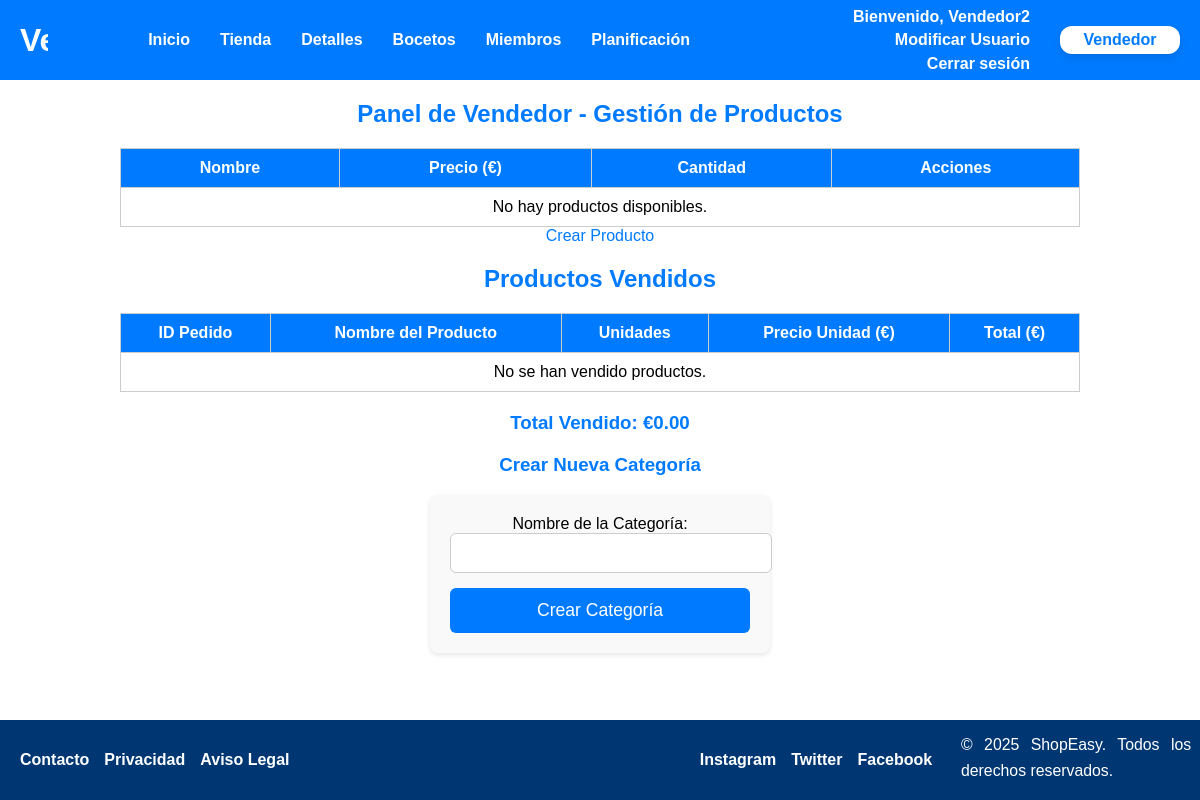
The app's page /vendedor.php (signed in), older data.
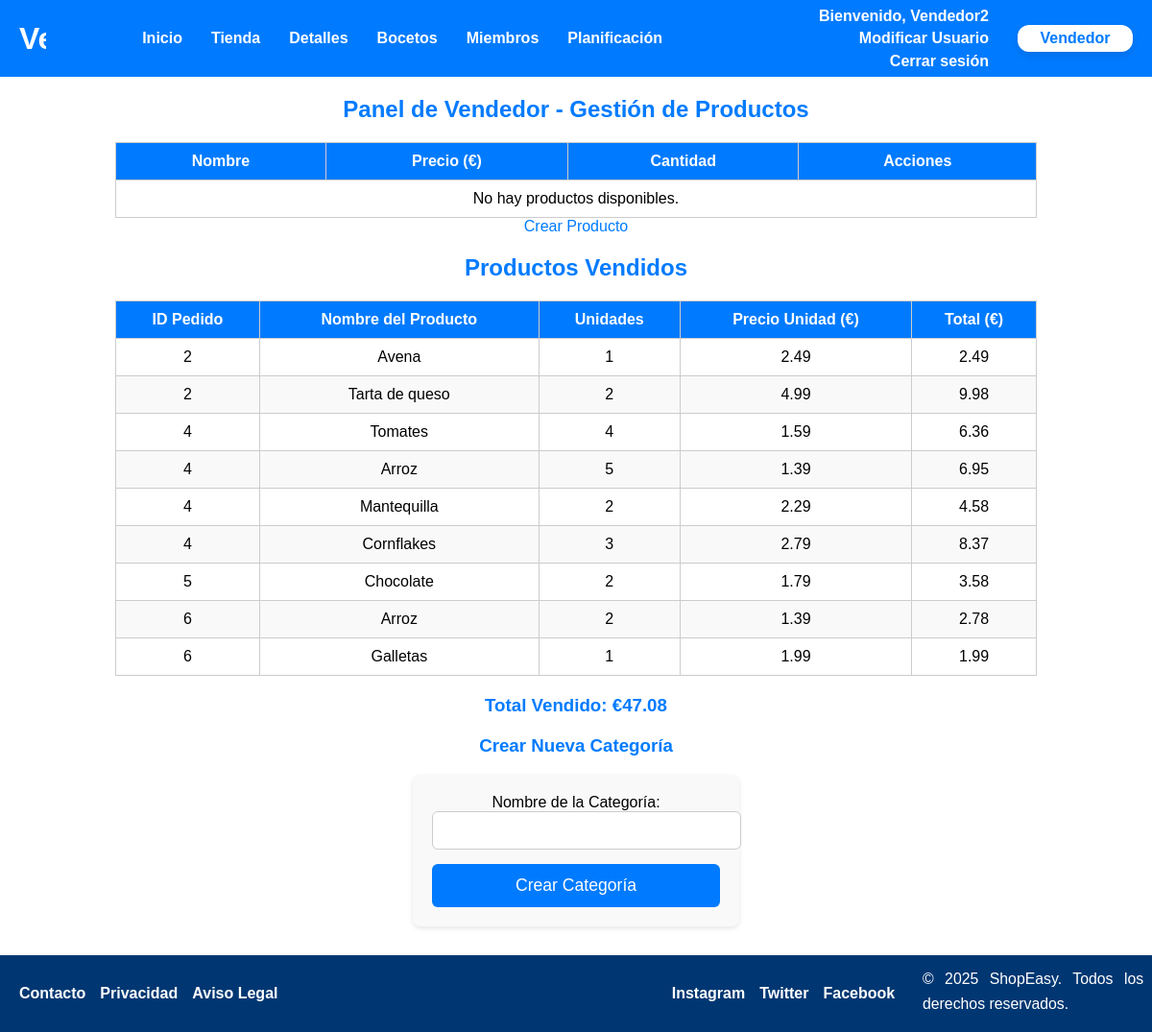
The same page, newer data.
### tables this page shows
CREATE TABLE `detalles_pedido` (
  `id_pedido` int(10) NOT NULL,
  `id_producto` int(10) NOT NULL,
  `cantidad` int(5) NOT NULL,
  `precio_unidad` decimal(10,2) NOT NULL,
  `nombre` varchar(25) NOT NULL,
  `id_vendedor` int(10) NOT NULL
);

### includes/controladores/vendedorController.php (called while the page is built, shortened)
<?php
require_once RUTA_INCLUDES . 'producto.php';
require_once RUTA_INCLUDES . 'detallespedido.php';
class VendedorController {
    private $id_vendedor;
    private $detallespedido;
    public function __construct($id_vendedor = null) {
        global $conn;
        $this->detallespedido = new DetallesPedido($conn);
        if ($id_vendedor === null && isset($_SESSION['id_usuario'])) {
            $this->id_vendedor = $_SESSION['id_usuario'];
        } else {
            $this->id_vendedor = $id_vendedor;
        }
    }
    public function obtenerProductosVendidos() {
        return $this->detallespedido->obtenerProductosVendidosPorVendedor($this->id_vendedor);
    }
}
?>

### includes/detallespedido.php (called while the page is built, shortened)
<?php
class DetallesPedido {
    private $conn;
    public function __construct($conn, $data = null) {
        $this->conn = $conn;
    }
    public function obtenerProductosVendidosPorVendedor($id_vendedor) {
        $query = "SELECT dp.id_pedido, dp.nombre, dp.cantidad, dp.precio_unidad
                  FROM detalles_pedido dp
                  WHERE dp.id_vendedor = ?";
        $stmt = $this->conn->prepare($query);
        $stmt->bind_param("i", $id_vendedor);
        $stmt->execute();
        $result = $stmt->get_result();
        $productosVendidos = [];
        while ($row = $result->fetch_assoc()) {
            $productosVendidos[] = $row;
        }
        return $productosVendidos;
    }
}
?>

### vendedor.php (the view, shortened to what this page needs)
<?php
$tituloPagina = 'Vendedor';
require RUTA_VISTAS . 'plantillas/plantilla2.php';
require_once RUTA_INCLUDES . 'formularioeliminarstock.php';
require_once RUTA_INCLUDES . 'controladores/vendedorController.php';
require_once RUTA_INCLUDES . 'formularionuevacategoria.php';
$form = new formularioNuevaCategoria();
$htmlFormNuevaCategoria = $form->gestiona();
$vendedorController = new VendedorController();
$productosVendidos = $vendedorController->obtenerProductosVendidos();
$totalVendido = 0;
?>
<main>
    <h2>Panel de Vendedor - Gestión de Productos</h2>
    <table>
        <thead>
            <tr>
                <th>Nombre</th>
                <th>Precio (€)</th>
                <th>Cantidad</th>
                <th>Acciones</th>
            </tr>
        </thead>
        <tbody>
            <?php if (!empty($productos)): ?>
                <?php foreach ($productos as $producto): ?>
                    <tr>
                        <td><?= ucfirst(htmlspecialchars($producto->getNombre())) ?></td>
                        <td><?= number_format($producto->getPrecio(), 2) ?></td>
                        <td><?= (int)$producto->getStock() ?></td>
                        <td>
                            <?php
                            $form = new formularioanadirstock($producto->getIdProducto());
                            $htmlFormAnadirStock = $form->gestiona();
                            $form2 = new formularioeliminarstock($producto->getIdProducto());
                            $htmlFormEliminarStock = $form2->gestiona();
                            ?>
                            <?= $htmlFormAnadirStock ?>
                            <?= $htmlFormEliminarStock ?>
                            <a href="controller.php?controller=vendedor&action=eliminarProducto&id=<?php echo $producto->getIdProducto(); ?>" class="btn">Eliminar Producto</a>
                            <a href="controller.php?controller=vendedor&action=modificarProducto&id=<?php echo $producto->getIdProducto(); ?>" class="btn">Modificar Producto</a>
                        </td>
                    </tr>
                <?php endforeach; ?>
            <?php else: ?>
                <tr>
                    <td colspan="4">No hay productos disponibles.</td>
                </tr>
            <?php endif; ?>
        </tbody>
    </table>
    <a href="<?= RUTA_APP . 'crearProducto.php' ?>" class="btn">Crear Producto</a>
    <h2>Productos Vendidos</h2>
    <table>
        <thead>
            <tr>
                <th>ID Pedido</th>
                <th>Nombre del Producto</th>
                <th>Unidades</th>
                <th>Precio Unidad (€)</th>
                <th>Total (€)</th>
            </tr>
        </thead>
        <tbody>
            <?php if (!empty($productosVendidos)): ?>
                <?php foreach ($productosVendidos as $producto): ?>
                    <tr>
                        <td><?= htmlspecialchars($producto['id_pedido']) ?></td>
                        <td><?= ucfirst(htmlspecialchars($producto['nombre'])) ?></td>
                        <td><?= htmlspecialchars($producto['cantidad']) ?></td>
                        <td><?= number_format($producto['precio_unidad'], 2) ?></td>
                        <td>
                            <?php
                            $totalProducto = $producto['cantidad'] * $producto['precio_unidad'];
                            $totalVendido += $totalProducto;
                            echo number_format($totalProducto, 2);
                            ?>
                        </td>
                    </tr>
                <?php endforeach; ?>
            <?php else: ?>
                <tr>
                    <td colspan="5">No se han vendido productos.</td>
                </tr>
            <?php endif; ?>
        </tbody>
    </table>
    <h3>Total Vendido: €<?= number_format($totalVendido, 2) ?></h3>
    <h3>Crear Nueva Categoría</h3>
    <?= $htmlFormNuevaCategoria ?>
</main>

### includes/vistas/plantillas/plantilla2.php (shortened to what this page needs)
<!DOCTYPE html>
<html lang="es">
<head>
    <link rel="stylesheet" type="text/css" href="<?= URL_CSS . 'estilo2.css?v=4' ?>" />
</head>
<?php
require RUTA_VISTAS . 'comun/header.php';
require RUTA_VISTAS . 'comun/pie.php';
?>

### includes/vistas/comun/header.php (shortened to what this page needs)
<?php
$carrito_count = isset($_SESSION['carrito']) ? array_sum(array_column($_SESSION['carrito'], 'cantidad')) : 0;
?>
<html lang="es">
<head>
    <link rel="stylesheet" href="<?= URL_CSS . 'cssHeader.css?v=9' ?>">
</head>
<body>
<header>
    <h1> <?= ucfirst($tituloPagina); ?> </h1>
    <div class="header-container">
        <nav>
            <ul>
                <li><a href="<?= RUTA_APP . 'index.php' ?>">Inicio</a></li>
                <li><a href="<?= RUTA_APP . 'controller.php?controller=tienda&action=mostrarTienda' ?>">Tienda</a></li>
                <li><a href="<?= RUTA_APP . 'controller.php?controller=detalles&action=mostrarDetalles' ?>">Detalles</a></li>
                <li><a href="<?= RUTA_APP . 'controller.php?controller=bocetos&action=mostrarBocetos' ?>">Bocetos</a></li>
                <li><a href="<?= RUTA_APP . 'controller.php?controller=miembros&action=mostrarMiembros' ?>">Miembros</a></li>
                <li><a href="<?= RUTA_APP . 'controller.php?controller=planificacion&action=mostrarPlanificacion' ?>">Planificación</a></li>
            </ul>
        </nav>
        <div class="right-section">
            <div id="login-container">
                <?php if (isset($_SESSION['login'])) : ?>
                    <p>Bienvenido, <?= htmlspecialchars($_SESSION['nombre']); ?></p>
                    <p><a href="<?= RUTA_APP . 'modificarUsuario.php?id=' . $_SESSION['id_usuario'] ?>">Modificar Usuario</a></p>
                    <p><a href="<?= RUTA_APP . 'controller.php?controller=logout' ?>">Cerrar sesión</a></p>
                <?php else : ?>
                    <p><a href="<?= RUTA_APP . 'login.php' ?>">Iniciar sesión</a></p>
                <?php endif; ?>
            </div>
            <div id="carrito-container">
                <?php if (isset($_SESSION['login']) && $_SESSION['rol'] === 'vendedor'): ?>
                    <a href="<?= RUTA_APP . 'controller.php?controller=vendedor&action=mostrarVendedor' ?>" class="carrito-btn">Vendedor</a>
                <?php elseif (isset($_SESSION['login']) && $_SESSION['rol'] === 'administrador'): ?>
                    <a href="<?= RUTA_APP . 'controller.php?controller=admin&action=mostrarAdmin' ?>" class="carrito-btn">Administrador</a>
                <?php else: ?>
                    <a href="<?= RUTA_APP . 'carrito.php' ?>" class="carrito-btn">
                        🛒 Carrito <?php if ($carrito_count > 0) echo "($carrito_count)"; ?>
                    </a>
                <?php endif; ?>
            </div>
        </div>
    </div>
</header>

### includes/vistas/comun/pie.php
<footer id="footer">
<div class="footer-content">
        <nav>
            <ul>
                <li><a href="<?= RUTA_APP . 'contacto.php' ?>">Contacto</a></li>
                <li><a href="<?= RUTA_APP . 'privacidad.php' ?>">Privacidad</a></li>
                <li><a href="<?= RUTA_APP . 'aviso-legal.php' ?>">Aviso Legal</a></li>
            </ul>
        </nav>
        <div class="redes-sociales">
            <a href="https://instagram.com/ShopEasy" target="_blank">Instagram</a>
            <a href="https://twitter.com/ShopEasy" target="_blank">Twitter</a>
            <a href="https://facebook.com/ShopEasy" target="_blank">Facebook</a>
        </div>
    </div>
    <div class="copyright">
        <p>&copy; <?= date('Y') ?> ShopEasy. Todos los derechos reservados.</p>
    </div>
</footer>

### includes/formularionuevacategoria.php (shortened to what this page needs)
<?php
require_once RUTA_INCLUDES . 'formularios.php';
class formularioNuevaCategoria extends formularios
{
    protected function generaCamposFormulario(&$datos)
    {
        $nombre = $datos['nombre'] ?? '';
        $htmlErroresGlobales = self::generaListaErroresGlobales($this->errores);
        $erroresCampos = self::generaErroresCampos(['nombre'], $this->errores, 'span', ['class' => 'error']);
        $html = <<<EOF
        $htmlErroresGlobales
        <form method="POST" action="controller.php?controller=admin&action=crearCategoria" class="formulario-form">
            <div>
                <label for="nombre">Nombre de la Categoría:</label>
                <input id="nombre" type="text" name="nombre" value="$nombre" required />
                {$erroresCampos['nombre']}
            </div>
            <div>
                <button type="submit" class="btn">Crear Categoría</button>
            </div>
        </form>
        EOF;
        return $html;
    }
}

### includes/formularios.php (shortened to what this page needs)
<?php
abstract class formularios
{
    protected static function generaListaErroresGlobales($errores = array(), $classAtt = '')
    {
        $clavesErroresGlobales = array_filter(array_keys($errores), function ($elem) {
            return is_numeric($elem);
        });
        $numErrores = count($clavesErroresGlobales);
        if ($numErrores == 0) {
            return '';
        }
        $html = "<ul class=\"$classAtt\">";
        $html .= '</ul>';
        return $html;
    }
    protected static function createMensajeError($errores = [], $idError = '', $htmlElement = 'span', $atts = [])
    {
        if (!isset($errores[$idError])) {
            return '';
        }
        $att = '';
        $html = "<$htmlElement $att>{$errores[$idError]}</$htmlElement>";
        return $html;
    }
    protected static function generaErroresCampos($campos, $errores, $htmlElement = 'span', $atts = [])
    {
        $erroresCampos = [];
        foreach ($campos as $campo) {
            $erroresCampos[$campo] = self::createMensajeError($errores, $campo, $htmlElement, $atts);
        }
        return $erroresCampos;
    }
    protected $formId;
    protected $method;
    protected $action;
    protected $classAtt;
    protected $enctype;
    public function __construct($formId, $opciones = array())
    {
        $this->formId = $formId;
        $opcionesPorDefecto = array('action' => null, 'method' => 'POST', 'class' => null, 'enctype' => null, 'urlRedireccion' => null);
        $opciones = array_merge($opcionesPorDefecto, $opciones);
        $this->action = $opciones['action'];
        $this->method = $opciones['method'];
        $this->classAtt = $opciones['class'];
        $this->enctype = $opciones['enctype'];
        if (!$this->action) {
            $this->action = htmlspecialchars($_SERVER['REQUEST_URI']);
        }
    }
    public function gestiona()
    {
        $datos = &$_POST;
        $this->errores = [];
        if (!$this->formularioEnviado($datos)) {
            return $this->generaFormulario();
        }
    }
    protected function formularioEnviado(&$datos)
    {
        return isset($datos['formId']) && $datos['formId'] == $this->formId;
    }
    protected function generaFormulario(&$datos = array())
    {
        $htmlCamposFormularios = $this->generaCamposFormulario($datos);
        $classAtt = $this->classAtt != null ? "class=\"{$this->classAtt}\"" : '';
        $enctypeAtt = $this->enctype != null ? "enctype=\"{$this->enctype}\"" : '';
        $htmlForm = <<<EOS
        <form method="{$this->method}" action="{$this->action}" id="{$this->formId}" {$classAtt} {$enctypeAtt}>
            <input type="hidden" name="formId" value="{$this->formId}" />
            $htmlCamposFormularios
        </form>
        EOS;
        return $htmlForm;
    }
}

### css/estilo2.css (style rules this page uses)
body { font-family: Arial, sans-serif; margin: 0; padding: 0; background-color: #ffffff; text-align: center; padding-top: 80px; flex: 1; }
a { color: #007BFF; text-decoration: none; }
h2, h3 { text-align: center; color: #007BFF; margin-top: 20px; }
h2 { font-size: 1.5em; }
p { line-height: 1.6; font-size: 1.1em; text-align: justify; padding: 10px; margin: 0 auto 20px; max-width: 80%; }
table { border-collapse: collapse; margin-top: 20px; width: 80%; margin-left: auto; margin-right: auto; }
table, th, td { border: 1px solid #ccc; }
th, td { padding: 10px; text-align: center; }
th { background: #007BFF; color: white; }
tr:nth-child(even) { background: #f9f9f9; }
header { background-color: #007BFF; color: white; padding: 10px 20px; display: flex; justify-content: space-between; align-items: center; min-height: 80px; max-height: 80px; position: fixed; top: 0; left: 0; width: 100%; box-sizing: border-box; z-index: 10; }
header h1 { width: 250px; white-space: nowrap; overflow: hidden; text-align: left; font-size: 2em; margin: 0; line-height: 80px; }
.header-container { display: flex; width: calc(100% - 100px); justify-content: space-between; align-items: center; padding-left: 100px; }
ul { list-style-type: none; padding: 0; margin: 0; text-align: center; }
nav ul { list-style: none; padding: 0; margin: 0; display: flex; gap: 30px; }
nav ul li a { color: white; text-decoration: none; font-weight: bold; font-size: 16px; }
.right-section { display: flex; align-items: center; gap: 20px; }
footer { background-color: #003772; color: white; min-height: 80px; max-height: 80px; margin-top: 20px; align-items: center; display: flex; justify-content: space-between; }
form { background-color: #f9f9f9; padding: 20px; border-radius: 8px; box-shadow: 0 2px 5px rgba(0, 0, 0, 0.1); width: 300px; margin: 10px auto; }
form input[type="text"], form input[type="email"], form input[type="password"], form input[type="number"], form input[type="file"], form input[type="url"] { width: 100%; padding: 10px; margin-bottom: 15px; border: 1px solid #ccc; border-radius: 6px; font-size: 1em; }
form button, input[type="submit"] { background-color: #007BFF; color: #fff; border: none; padding: 12px; width: 100%; border-radius: 6px; font-size: 1.1em; cursor: pointer; transition: background 0.3s ease; text-align: center; }

Row changes from the older to the newer data that the page shows:
added detalles_pedido: id_pedido "2", nombre "Avena", cantidad "1", precio_unidad "2.49"
added detalles_pedido: id_pedido "2", nombre "Tarta de queso", cantidad "2", precio_unidad "4.99", totalProducto "9.98"
added detalles_pedido: id_pedido "4", nombre "Tomates", cantidad "4", precio_unidad "1.59", totalProducto "6.36"
added detalles_pedido: id_pedido "4", nombre "Arroz", cantidad "5", precio_unidad "1.39", totalProducto "6.95"
added detalles_pedido: id_pedido "4", nombre "Mantequilla", cantidad "2", precio_unidad "2.29", totalProducto "4.58"
added detalles_pedido: id_pedido "4", nombre "Cornflakes", cantidad "3", precio_unidad "2.79", totalProducto "8.37"
added detalles_pedido: id_pedido "5", nombre "Chocolate", cantidad "2", precio_unidad "1.79", totalProducto "3.58"
added detalles_pedido: id_pedido "6", nombre "Arroz", cantidad "2", precio_unidad "1.39", totalProducto "2.78"
added detalles_pedido: id_pedido "6", nombre "Galletas", cantidad "1", precio_unidad "1.99"
Text that changed along with them:
$totalVendido: "0.00" → "47.08"
text no longer shown: "No se han vendido productos."
